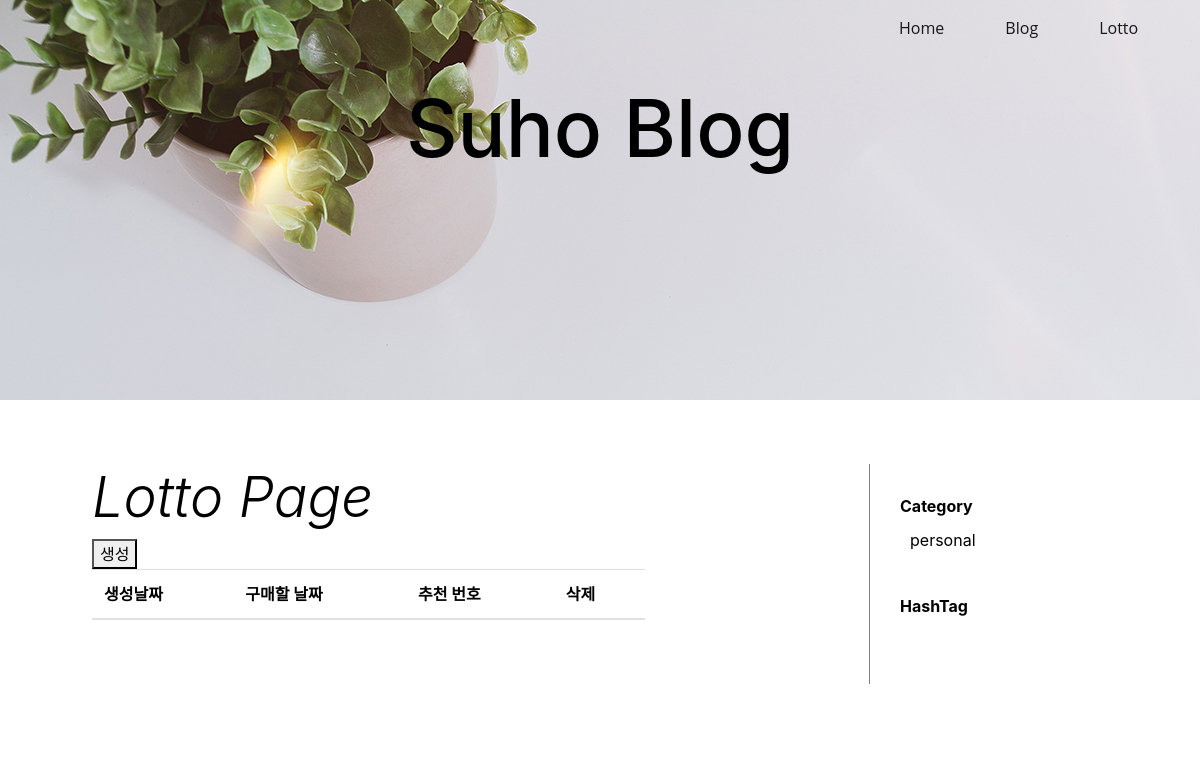
Before: /lotto/ with the older database file.
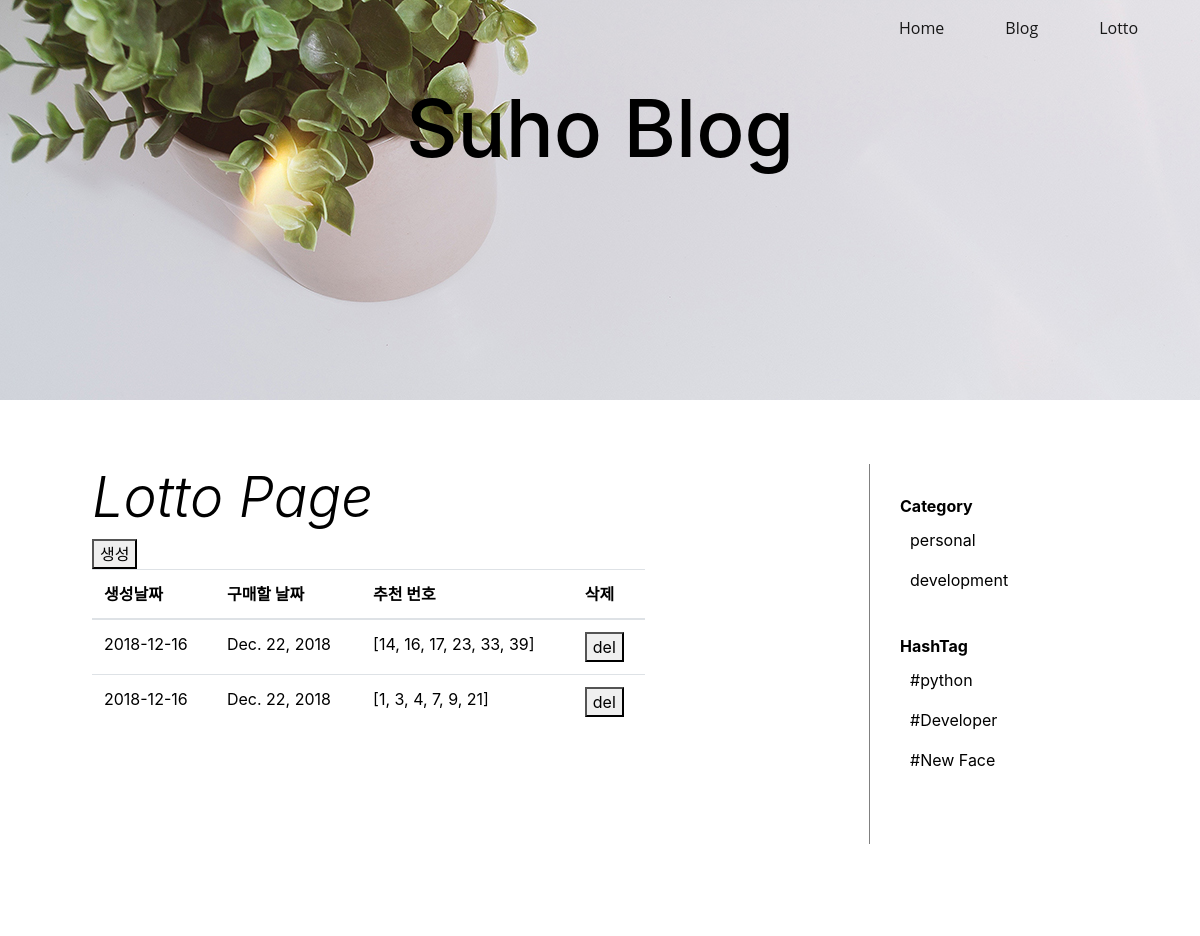
After: the same page with the newer database file.
### feed/models.py (models this page shows, shortened)
class Lotto(models.Model):
    id=models.AutoField(primary_key=True)
    day=models.TextField()
    lotto=models.TextField()

class HashTag(models.Model):
    name=models.CharField(max_length=20)
    def __str__(self):
        return self.name

### feed/views.py (the view)
# urls.py: url(r'^lotto/$',views.lotto,name='index'),
def lotto(request):
    if request.POST:
        lotto_day=time.strftime('%Y-%m-%d')
        lotto_num=choiceNum()
        Lotto.objects.create(day=lotto_day,lotto=lotto_num)
    lotto_list=Lotto.objects.all()
    lotto_cnt=checkSaturday()
    print(lotto_cnt)
    ctx={
        "category_list":category_list,
        "hashtag_list":hashtag_list,
        "lotto_list":lotto_list,
        "lotto_cnt":lotto_cnt,
    }
    return render(request,"lotto.html",ctx)

### feed/views.py (called while the page is built)
def checkSaturday():
    today=datetime.datetime.now()
    num=today.weekday()
    if num!=5:
        if num==6:
            retDay=today+datetime.timedelta(days=6)
        else:
            retDay=today+datetime.timedelta(days=5-num)
    else:
        retDay=today
    return retDay.date()

### templates/lotto.html (shortened to what this page needs)
{% extends "base.html" %}
{% block body %}
      <div class="col-sm-9">
        <div class="col-sm-8">
          <h1 class="display-4 font-italic" style="color:black">Lotto Page</h1>
          <form method="post" action="" name='lott'>
            <button type="submit">생성</button>
          </form>
        </div>
        <div class="col-sm-9">
          <table class="table">
            <thead>
              <tr>
                <th scope="col">생성날짜</th>
                <th scope="col">구매할 날짜</th>
                <th scope="col">추천 번호</th>
                <th scope="col">삭제</th>
              </tr>
            </thead>
            <tbody>
              {% for lotto in lotto_list %}
              <tr>
                <td>{{lotto.day}}</td>
                <td>{{lotto_cnt}}</td>
                <td>{{lotto.lotto}}</td>
                <td><button type= "button" name ="{{ lotto.id }}" value=" {{ lotto.id }} " onclick="click_del(this.value)">del</button></td>
              </tr>
              {% endfor %}
            </tbody>
          </table>
        </div>
      </div>
      {% include "sidebar.html" %}
{% endblock %}

### templates/base.html (shortened to what this page needs)
<!DOCTYPE html>
{% load static %}
<html lang="en">
<head>
    <link rel="stylesheet" href='{% static "css/base.css" %}'>
    <link rel="stylesheet" href='{% static "css/lib/bootstrap.min.css" %}'>
    <link rel="stylesheet" href='{% static "css/lib/bootstrap.css" %}'>
</head>
<body>
  {% include "narbar.html" %}
  <header class="masthead" style="background-image: url('/static/home-bg.jpg');height:400px;">
      <div class="container" style="position:relative;top:20%;text-align:center;">
        <div class="row">
          <div class="col-lg-8 col-md-10 mx-auto">
            <div class="site-heading">
              <h1 style="font-size:80px">Suho Blog</h1>
            </div>
          </div>
        </div>
      </div>
    </header>
  <div style="background-color:#white">
    <div class='container'>
      <div class="jumbotron text-white rounded" style="background-color:white">
        <div class="row" >
    {% block body %}{% endblock %}
        </div>
      </div>
    </div>
</body>
</html>

### templates/narbar.html (shortened to what this page needs)
  <nav class="navbar navbar-expand-lg navbar-light fixed-top" style="position:absolute;left:10%;max-width: 960px;width: 100%;
    padding-right: 15px;
    padding-left: 15px;
    margin-right: auto;
    margin-left: auto;">
    <div class="collapse navbar-collapse" id="navbarsExampleDefault">
      <ul class="navbar-nav mr-auto">
        <li class="nav-item active">
          <a class="nav-link" href="/?">Home </a>
        </li>
        <li class="nav-item active">
          <a class="nav-link" href="/blog">Blog </a>
        </li>
        <li class="nav-item active">
          <a class="nav-link" href="/lotto">Lotto </a>
        </li>
      </ul>
    </div>
  </nav>

### templates/sidebar.html (shortened to what this page needs)
<div class="col-sm-3" style="padding:30px;border-left: 1px solid grey">
  <div style="font-weight:bold">Category</div>
  <ul style="padding:10px;">
         {% for alias,category in category_list %}
   <p><a style="color:black;" href="/?category={{ alias }}">{{ category }}</a></p>
   {% endfor %}
  </ul>
  <div style="font-weight:bold">HashTag</div>
    <ul style="padding:10px;">
            {% for x in hashtag_list%}
              <p>#{{ x }}</p>
            {% endfor %}
      </ul>
</div>

### templates/base.html (style rules this page uses)
body { color:black }

### templates/narbar.html (style rules this page uses)
li { font-family: 'Open Sans','Helvetica Neue',Helvetica,Arial,sans-serif; margin-left:45px; }
ul[class="navbar-nav mr-auto"] { margin-left:70%; }

### templates/lotto.html (style rules this page uses)
div { color:black }

Changed rows visible on the page:
added Lotto: day "2018-12-16", lotto_cnt "Dec. 22, 2018", lotto "[14, 16, 17, 23, 33, 39]", {{ lotto.id }} 1 (drawn)
added Lotto: day "2018-12-16", lotto_cnt "Dec. 22, 2018", lotto "[1, 3, 4, 7, 9, 21]", {{ lotto.id }} 2 (drawn)
added HashTag: name "python"
added HashTag: name "Developer"
added HashTag: name "New Face"
Other visible differences:
new list line: "development"
